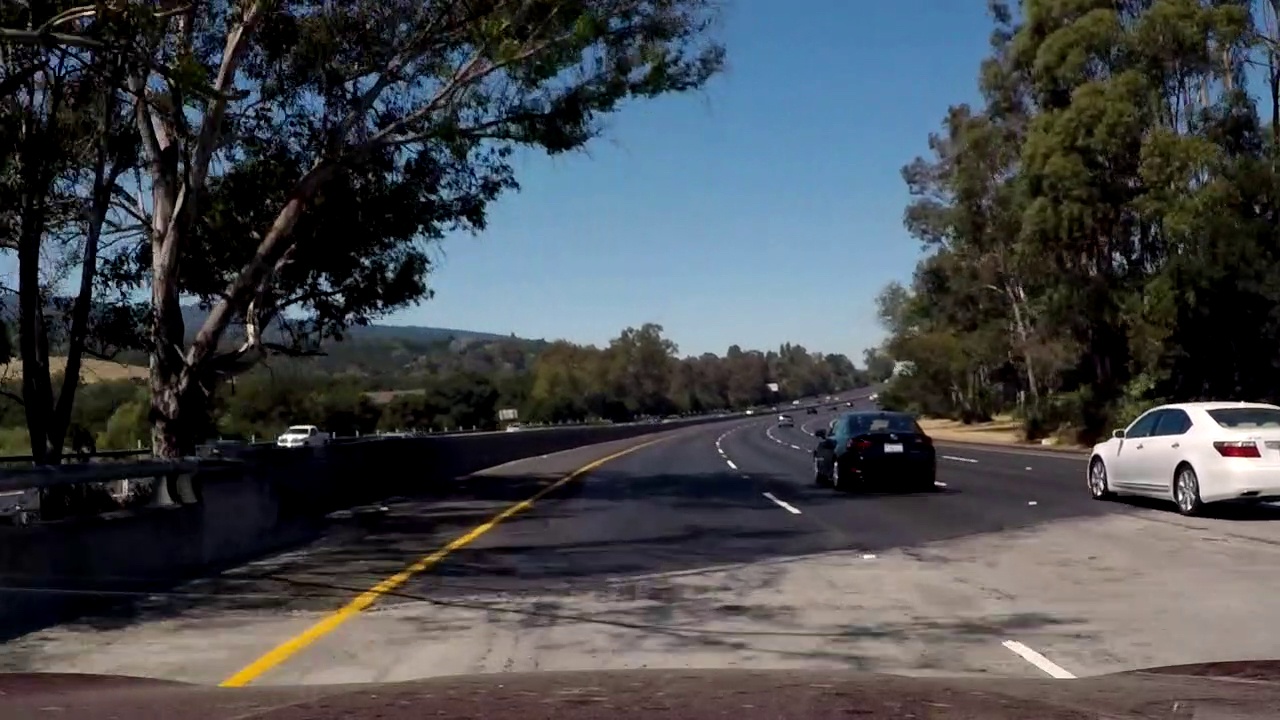
#> input picture test_images/hard_test1.jpg, 1280 x 720 px
$ python -i threshold.py   (imports and definitions only)   (older library calls are emulated)
#> lines starting #> are read from the running program, lines starting #| are printed output that depends on the picture; after the words box and inside, x2 and y2 are one past the last pixel; in counts of white or black regions, pixels touching at a corner belong together
import cv2
import numpy as np

# Define a function that applies Sobel x or y,
# then takes an absolute value and applies a threshold.
def abs_sobel_thresh(img, orient='x', sobel_kernel=3, thresh=(0, 255)):
    # Convert to grayscale
    gray = cv2.cvtColor(img, cv2.COLOR_BGR2GRAY)
    # Take the absolute value of the derivative or gradient
    abs_sobel = None
    if orient == 'x':
        abs_sobel = np.absolute(cv2.Sobel(gray, cv2.CV_64F, 1, 0, ksize=sobel_kernel))
    elif orient == 'y':
        abs_sobel = np.absolute(cv2.Sobel(gray, cv2.CV_64F, 0, 1, ksize=sobel_kernel))

    # Scale to 8-bit (0 - 255) then convert to type = np.uint8
    scaled_sobel = np.uint8(255 * abs_sobel / np.max(abs_sobel))
    sxbinary = np.zeros_like(scaled_sobel)
    # Create a mask of 1's where the scaled gradient magnitude is > thresh_min and < thresh_max
    sxbinary[(scaled_sobel >= thresh[0]) & (scaled_sobel <= thresh[1])] = 1
    return sxbinary

# Define a function that applies Sobel x and y,
# then computes the magnitude of the gradient and applies a threshold
def mag_thresh(img, sobel_kernel=3, thresh=(0, 255)):
    # Convert to grayscale
    gray = cv2.cvtColor(img, cv2.COLOR_BGR2GRAY)
    # Take the gradient in x and y separately
    sobelx = cv2.Sobel(gray, cv2.CV_64F, 1, 0, ksize=sobel_kernel)
    sobely = cv2.Sobel(gray, cv2.CV_64F, 0, 1, ksize=sobel_kernel)
    # Calculate the magnitude
    grad_mag = np.sqrt(sobelx ** 2 + sobely ** 2)
    # Scale to 8-bit (0 - 255) and convert to type = np.uint8
    scale_factor = np.max(grad_mag) / 255
    grad_mag = (grad_mag / scale_factor).astype(np.uint8)
    # Create a binary mask where mag thresholds are met
    binary_output = np.zeros_like(grad_mag)
    binary_output[(grad_mag >= thresh[0]) & (grad_mag <= thresh[1])] = 1
    return binary_output


# Define a function that applies Sobel x and y,
# then computes the direction of the gradient
# and applies a threshold.
def dir_threshold(img, sobel_kernel=3, thresh=(0, np.pi / 2)):
    # Convert to grayscale
    gray = cv2.cvtColor(img, cv2.COLOR_BGR2GRAY)
    # Take the gradient in x and y separately
    sobelx = cv2.Sobel(gray, cv2.CV_64F, 1, 0, ksize=sobel_kernel)
    sobely = cv2.Sobel(gray, cv2.CV_64F, 0, 1, ksize=sobel_kernel)
    # Take the absolute value of the x and y gradients
    # Use np.arctan2(abs_sobely, abs_sobelx) to calculate the direction of the gradient
    dir = np.arctan2(np.absolute(sobely), np.absolute(sobelx))
    # Create a binary mask where direction thresholds are met
    binary_output = np.zeros_like(dir)
    binary_output[(dir >= thresh[0]) & (dir <= thresh[1])] = 1
    return binary_output


def hls_select(img, h_thresh=(0, 255), l_thresh=(0, 255), s_thresh=(0, 255)):
    # Convert to HLS color space
    hls = cv2.cvtColor(img, cv2.COLOR_BGR2HLS)
    h = hls[:, :, 0]
    l = hls[:, :, 1]
    s = hls[:, :, 2]
    # Return a binary image of threshold result
    binary_output = np.zeros_like(s)
    binary_output[(h >= h_thresh[0]) & (h <= h_thresh[1]) & (l >= l_thresh[0]) & (l <= l_thresh[1]) & (s >= s_thresh[0]) & (s <= s_thresh[1])] = 1
    return binary_output

GRADX_THRESH = (20, 120)
GRADY_THRESH = (60, 110)
MAG_THRESH = (30, 100)
MAG_KERNEL = 9
DIR_THRESH = (0.7, 1.2)
DIR_KERNEL = 11
HLS_L_THRESH1 = (200, 255)
HLS_S_THRESH1 = (130, 255)
HLS_H_THRESH2 = (10, 40)
HLS_S_THRESH2 = (120, 160)

def combine(image):
    # Apply each of the thresholding functions
    gradx = abs_sobel_thresh(image, orient='x', thresh=GRADX_THRESH)
    grady = abs_sobel_thresh(image, orient='y', thresh=GRADY_THRESH)
    mag_binary = mag_thresh(image, sobel_kernel=MAG_KERNEL, thresh=MAG_THRESH)
    dir_binary = dir_threshold(image, sobel_kernel=DIR_KERNEL, thresh=DIR_THRESH)
    hls_white_binary = hls_select(image, l_thresh=HLS_L_THRESH1, s_thresh=HLS_S_THRESH1)
    hls_yellow_binary = hls_select(image, h_thresh=HLS_H_THRESH2, s_thresh=HLS_S_THRESH2)

    combined = np.zeros_like(gradx)
    combined[((gradx == 1) & (grady == 1)) | ((mag_binary == 1) & (dir_binary == 1)) | (hls_white_binary == 1) | (hls_yellow_binary == 1)] = 1
    return combined


# [4 lines left out: function bin2gray, not called in this run]

>>> import cv2
>>> picture = cv2.imread('test_images/hard_test1.jpg')
#> picture is the input picture: shape (720, 1280, 3); mean B, G, R 76.7, 73, 70
>>> result = combine(picture)
#> in combine, `gradx = abs_sobel_thresh(image, orient='x', thresh=GRADX_THRESH)`:
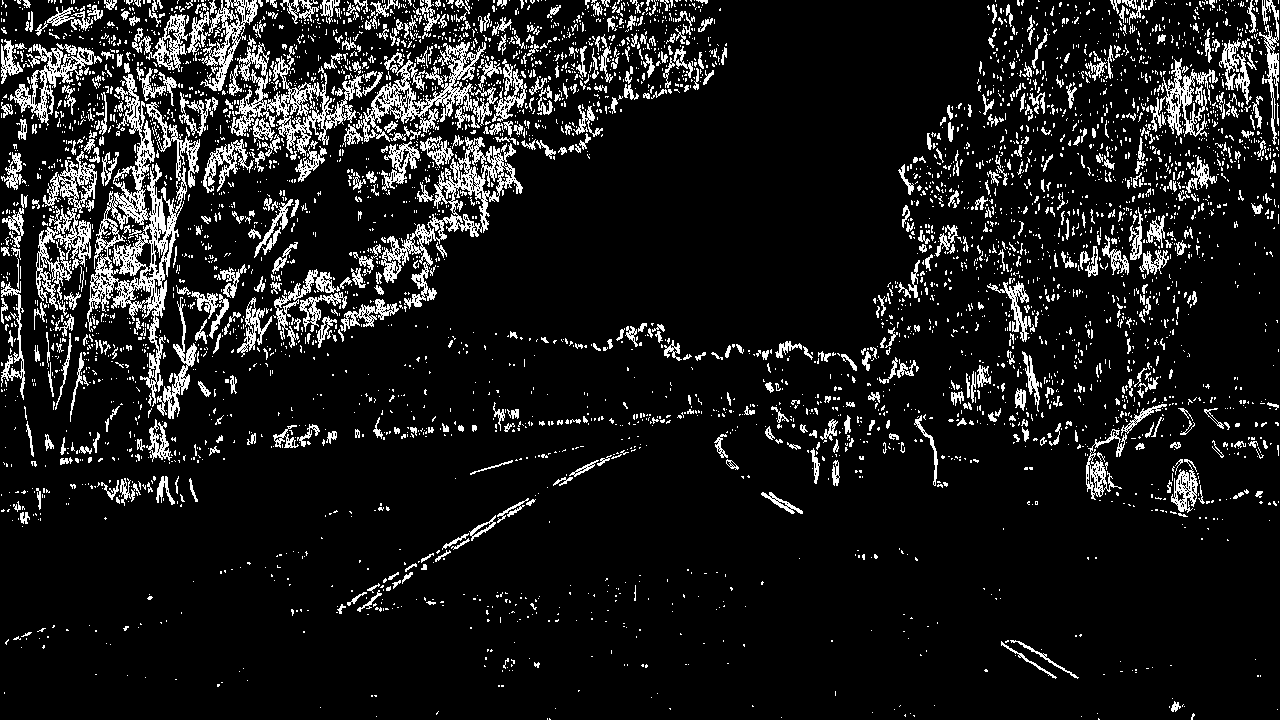
#> gradx: shape (720, 1280); values 0 (black) and 1 (white), 10.9% white in thin lines or dots
#> in mag_thresh, `grad_mag = np.sqrt(sobelx ** 2 + sobely ** 2)`:
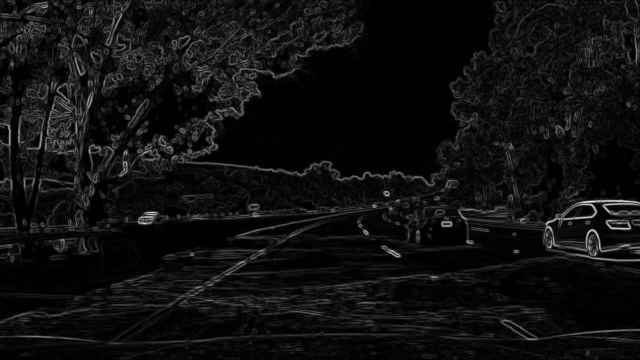
#> grad_mag: shape (720, 1280) float64 (shown at 1/2 size); min 0, max 2154200.3, mean 137230.7; drawn with min black and max white
#> in mag_thresh, `scale_factor = np.max(grad_mag) / 255`: scale_factor = 8447.8
#> in hls_select, `s = hls[:, :, 2]`:
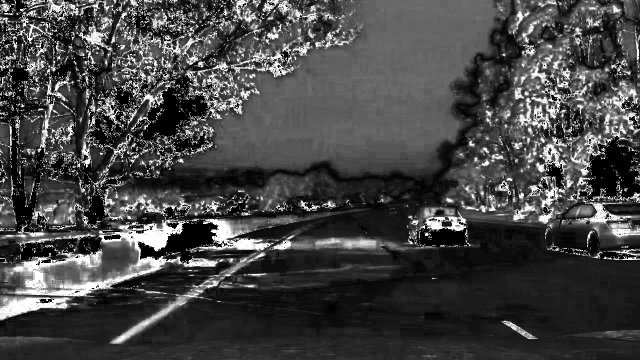
#> s: shape (720, 1280) (shown at 1/2 size); min 0, max 255, mean 68.9
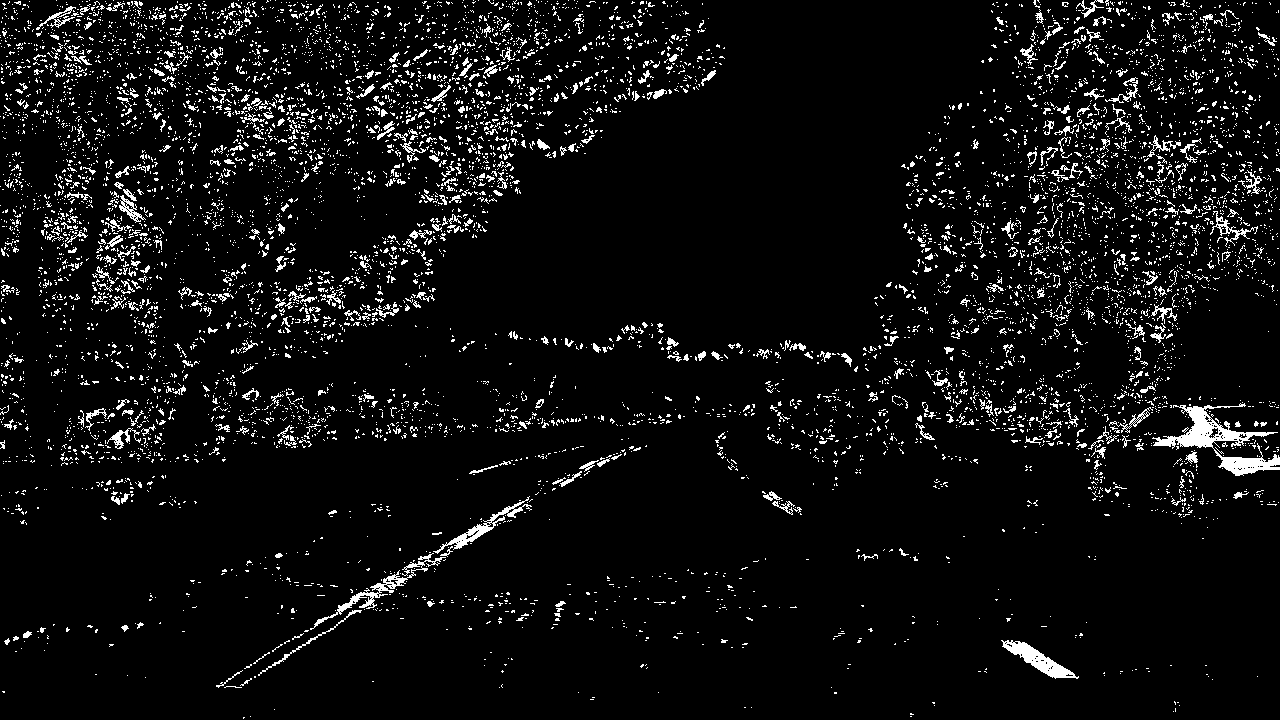
#> result: shape (720, 1280); values 0 (black) and 1 (white), 6% white in thin lines or dots

$ run again, on test_images/hard_test2.jpg
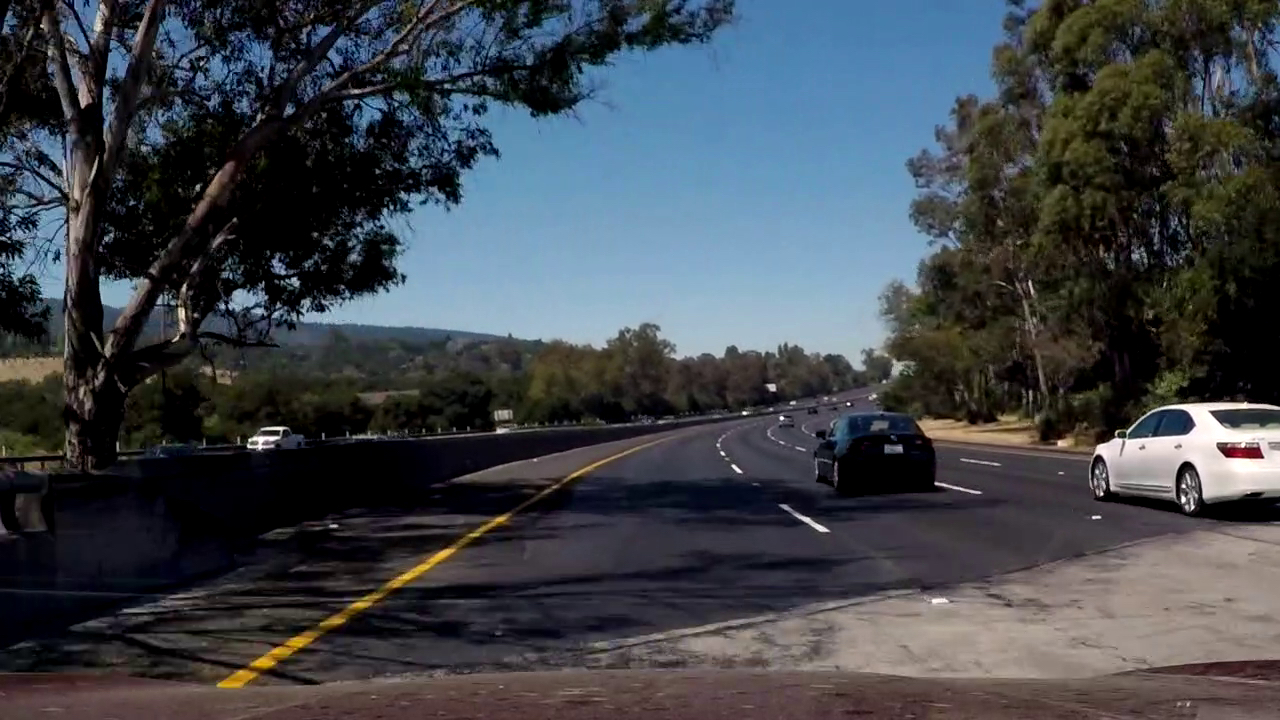
#> input picture test_images/hard_test2.jpg, 1280 x 720 px
#> picture is the input picture: shape (720, 1280, 3); mean B, G, R 74.8, 68.8, 63.8
#> in combine, `gradx = abs_sobel_thresh(image, orient='x', thresh=GRADX_THRESH)`:
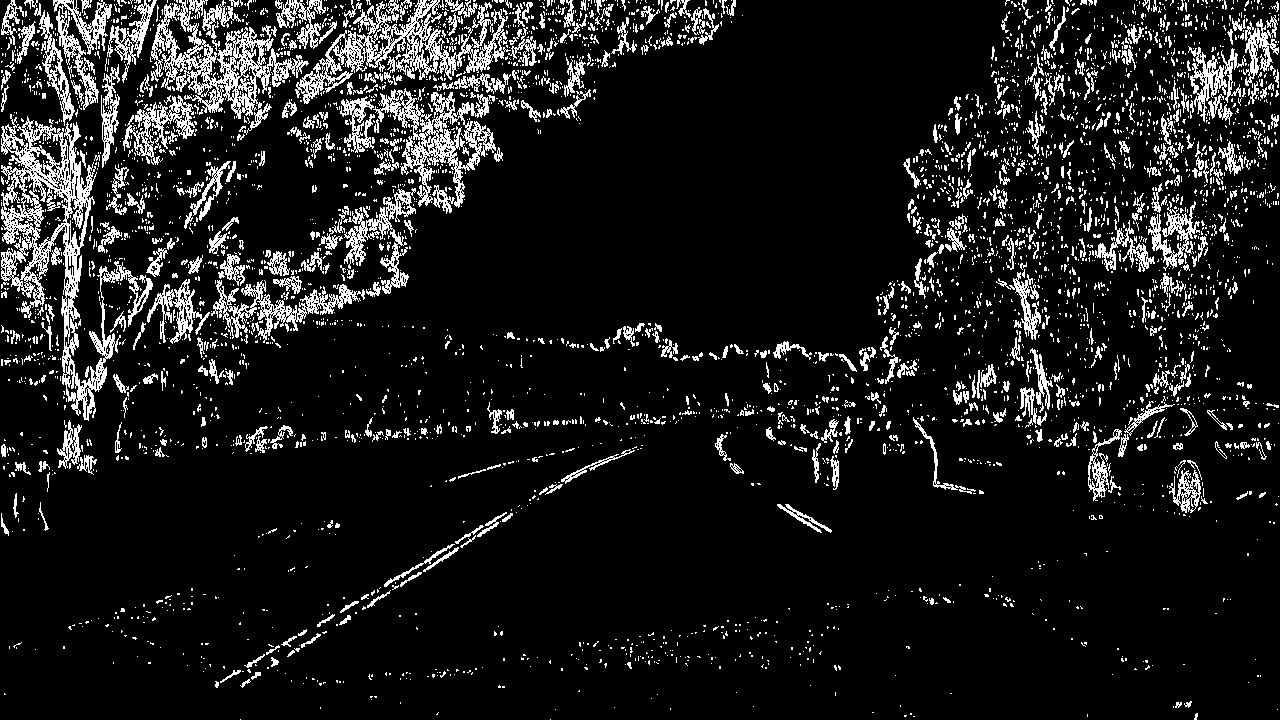
#> gradx: shape (720, 1280); values 0 (black) and 1 (white), 10.8% white in thin lines or dots
#> grady: shape (720, 1280); values 0 (black) and 1 (white), 1.9% white in thin lines or dots
#> scale_factor = 7806.2
#> mag_binary: shape (720, 1280); values 0 (black) and 1 (white), 16.5% white; 1654 white regions (1069 under 20 px), largest, box (x1, y1, x2, y2) and area: (195, 0, 918, 385) 30542, (0, 117, 153, 421) 12637, (132, 440, 660, 690) 8525
#> dir_binary: shape (720, 1280) float64; values 0 (black) and 1 (white), 27.5% white in thin lines or dots
#> hls: shape (720, 1280, 3); mean of channels 0, 1, 2 73.4, 69.2, 71.6
#> hls_white_binary: shape (720, 1280); values 0 (black) and 1 (white), 0.27% white; 64 white regions (60 under 20 px), largest, box (x1, y1, x2, y2) and area: (1158, 403, 1277, 448) 1505, (1220, 453, 1280, 476) 675, (1096, 449, 1108, 458) 36, (932, 599, 942, 602) 20
#> hls_yellow_binary: shape (720, 1280); values 0 (black) and 1 (white), 1.5% white in thin lines or dots
#> `result = combine(picture)`:
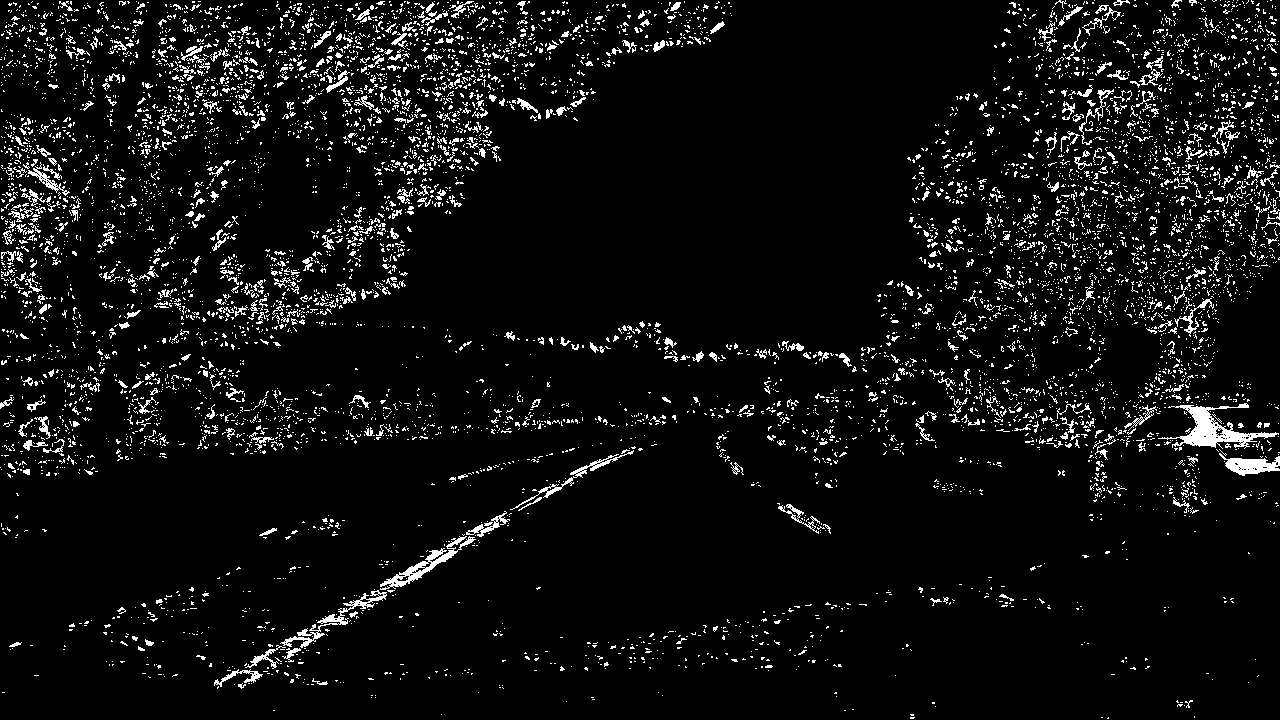
#> result: shape (720, 1280); values 0 (black) and 1 (white), 6.2% white in thin lines or dots
